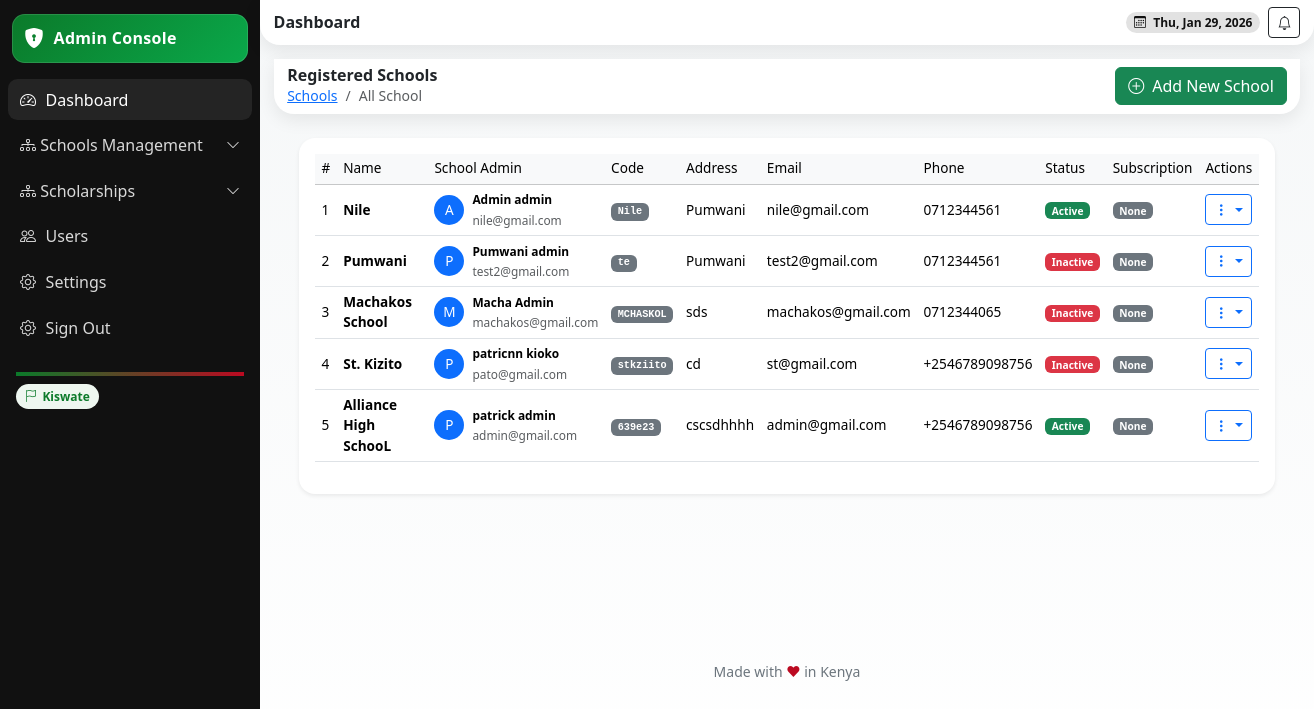
The page /school-list/ (signed in) on the database its author committed.
### school/models.py (models this page shows, shortened)
class School(models.Model):
    name = models.CharField(max_length=255)
    school_admin = models.OneToOneField(User, on_delete=models.CASCADE, related_name='school_admin_profile')
    code = models.CharField(max_length=50, unique=True)
    address = models.TextField(blank=True)
    contact_email = models.EmailField()
    contact_phone = models.CharField(max_length=15)
    county = models.ForeignKey(County, on_delete=models.SET_NULL, null=True, blank=True)
    city = models.ForeignKey(City, on_delete=models.SET_NULL, null=True, blank=True)
    constituency = models.ForeignKey(Constituency, on_delete=models.SET_NULL, null=True, blank=True)
    sub_county = models.ForeignKey(SubCounty, on_delete=models.SET_NULL, null=True, blank=True)
    ward = models.ForeignKey(Ward, on_delete=models.SET_NULL, null=True, blank=True)
    created_at = models.DateTimeField(auto_now_add=True)
    is_active = models.BooleanField(default=True)

### userauths/models.py (models this page shows, shortened)
class User(AbstractUser):
    COUNTRY_CURRENCY_MAP = {
        'KENYA': 'KES',
        'UGANDA': 'UGX',
    }
    username = None  # Disable username field
    phone_number = models.CharField(max_length=15, unique=True)
    country = models.CharField(max_length=15,blank=True, null=True)
    email = models.EmailField(unique=True)
    first_name = models.CharField(max_length=50)
    last_name = models.CharField(max_length=50)
    is_staff = models.BooleanField(default=False)
    is_superuser = models.BooleanField(default=False)
    is_admin = models.BooleanField(default=False)
    school_staff = models.BooleanField(default=False)
    is_student = models.BooleanField(default=False)
    is_teacher = models.BooleanField(default=False)
    is_parent = models.BooleanField(default=False)
    is_active = models.BooleanField(default=True)
    is_verified = models.BooleanField(default=False)
    created_at = models.DateTimeField(auto_now_add=True)
    updated_at = models.DateTimeField(auto_now=True)
    objects = CustomUserManager()
    USERNAME_FIELD = 'email'  # Use email as the username field
    REQUIRED_FIELDS = ['first_name', 'last_name', 'phone_number']  # Required fields for createsuperuser
    class Meta:
        ordering = ['-created_at']

### kiswate_digital_app/views.py (the view, shortened to what this page needs)
# urls.py: path("school-list/", views.school_list, name="school_list"),
@login_required
def school_list(request):
    if not request.user.is_superuser:
        messages.error(request, "Access denied: Superuser privileges required.")
        return redirect('dashboard')
    if request.method == 'POST':
        form = SchoolCreationForm(request.POST)
        if form.is_valid():
            school, password = form.save()
            messages.success(
                request,
                f'Successfully created school "{school.name}" ({school.code}). '
                f'Admin: {school.school_admin.get_full_name()}. '
                f'Temporary password: <strong>{password}</strong>. '
                f'Email sent: {"Yes" if form.cleaned_data["send_email"] else "No"}.'
            )
            logger.info(f"Created school {school.code} by superuser {request.user.email}.")
            return redirect('kiswate_digital_app:school_list')
        else:
            messages.error(request, "Please correct the form errors below.")
    else:
        form = SchoolCreationForm()
    counties = County.objects.all().order_by('name')
    cities = City.objects.all().order_by('name')
    constituencies = Constituency.objects.all().order_by('name')
    sub_counties = SubCounty.objects.all().order_by('name')
    wards = Ward.objects.all().order_by('name')
    query = request.GET.get('q', '')
    schools = School.objects.all().order_by('-created_at')
    context = {
        'schools': schools,
        'counties': counties,
        'cities': cities,
        'constituencies': constituencies,
        'sub_counties': sub_counties,
        'wards': wards,
        'form': form,
        'query': query,
    }
    return render(request, "Dashboard/school_list.html", context)

### templates/Dashboard/school_list.html (shortened to what this page needs)
{% extends 'Dashboard/admindash-base.html' %}
{% block content %}
<header class="header d-flex align-items-center justify-content-between">
    <div class="d-flex align-items-center gap-2">
        <div>
            <h6 class="m-0 fw-bold">Registered Schools</h6>
            <nav aria-label="breadcrumb" class="small">
                <ol class="breadcrumb mb-0">
                    <li class="breadcrumb-item">
                        <a href="{% url 'kiswate_digital_app:school_list' %}">Schools</a>
                    </li>
                    <li class="breadcrumb-item active">All School</li>
                </ol>
            </nav>
        </div>
    </div>
    <button class="btn btn-success" data-bs-toggle="modal" data-bs-target="#createSchoolModal">
        <i class="bi bi-plus-circle me-2"></i>Add New School
    </button>
</header>
<section class="content container-fluid py-4">
<div class="container">
    <div class="card shadow-sm border-0 rounded-4">
    <div class="card-body">
    <div class="table-responsive">
    <table class="table table-hover align-middle">
        <thead class="table-light">
        <tr>
            <th>#</th>
            <th>Name</th>
            <th>School Admin</th>
            <th>Code</th>
            <th>Address</th>
            <th>Email</th>
            <th>Phone</th>
            <th>Status</th>
            <th>Subscription</th>
            <th class="text-center">Actions</th>
        </tr>
        </thead>
        <tbody>
        {% for school in schools %}
        <tr>
            <td>{{ forloop.counter }}</td>
            <td><strong>{{ school.name }}</strong></td>
            <td>
                <div class="d-flex align-items-center">
                    {% if school.school_admin.profile_picture %}
                    <img src="{{ school.school_admin.profile_picture.url }}" width="30" height="30"
                         class="rounded-circle me-2">
                    {% else %}
                    <span class="rounded-circle bg-primary text-white d-flex align-items-center
                                 justify-content-center me-2"
                          style="width:30px; height:30px;">
                        {{ school.school_admin.get_full_name.0|upper }}
                    </span>
                    {% endif %}
                    <div>
                        <small class="fw-bold">{{ school.school_admin.get_full_name }}</small><br>
                        <small class="text-muted">{{ school.school_admin.email }}</small>
                    </div>
                </div>
            </td>
            <td><code class="badge bg-secondary">{{ school.code }}</code></td>
            <td>{{ school.address|truncatewords:6 }}</td>
            <td>{{ school.contact_email }}</td>
            <td>{{ school.contact_phone }}</td>
            <td>
                {% if school.is_active %}
                    <span class="badge bg-success">Active</span>
                {% else %}
                    <span class="badge bg-danger">Inactive</span>
                {% endif %}
            </td>
            <td>
                {% if school.platform_subscription %}
                <span class="badge bg-info">
                    {{ school.platform_subscription.plan.name }}
                    ({{ school.platform_subscription.get_status_display }})
                </span>
                {% else %}
                <span class="badge bg-secondary">None</span>
                {% endif %}
            </td>
            <td class="text-center">
                <div class="btn-group btn-group-sm">
                    <button class="btn btn-outline-primary dropdown-toggle" data-bs-toggle="dropdown">
                        <i class="bi bi-three-dots-vertical"></i>
                    </button>
                </div>
            </td>
        </tr>
        {% empty %}
        <tr>
            <td colspan="10" class="text-center py-5 text-muted">No schools registered.</td>
        </tr>
        {% endfor %}
        </tbody>
    </table>
    </div>
    </div>
    </div>
</div>
</section>
{% endblock %}

### templates/Dashboard/admindash-base.html (style rules this page uses)
:root { --kenya-green: #0b7a2a; --kenya-red: #bb0a21; --kenya-black: #111111; --kenya-white: #ffffff; --kenya-grey: #f5f7f8; --radius-xl: 1.25rem; --shadow-soft: 0 6px 18px rgba(0,0,0,.08); --space-compact: .5rem; }
html, body { height: 100%; }
body { background: linear-gradient(180deg, var(--kenya-grey), #fff); }
.header { background: #fff; box-shadow: var(--shadow-soft); border-radius: 0 0 var(--radius-xl) var(--radius-xl); padding: .45rem .85rem; position: sticky; top: 0; z-index: 10; }
.content { padding: .85rem; }
.table { font-size: 0.85rem; }
.table td, .table th { padding: 0.3rem 0.4rem; vertical-align: middle; }
.table thead th { font-weight: 500; background-color: #f8f9fa; }

### rows shown on the page
School: name "Nile", school_admin.get_full_name.0 "A", school_admin.get_full_name "Admin admin", school_admin.email "nile@gmail.com", code "Nile", address "Pumwani", contact_email "nile@gmail.com", contact_phone "0712344561", is_active "Active", shows "None"
School: name "Pumwani", school_admin.get_full_name.0 "P", school_admin.get_full_name "Pumwani admin", school_admin.email "test2@gmail.com", code "te", address "Pumwani", contact_email "test2@gmail.com", contact_phone "0712344561", is_active "Inactive", shows "None"
School: name "Machakos School", school_admin.get_full_name.0 "M", school_admin.get_full_name "Macha Admin", school_admin.email "machakos@gmail.com", code "MCHASKOL", address "sds", contact_email "machakos@gmail.com", contact_phone "0712344065", is_active "Inactive", shows "None"
School: name "St. Kizito", school_admin.get_full_name.0 "P", school_admin.get_full_name "patricnn kioko", school_admin.email "pato@gmail.com", code "stkziito", address "cd", contact_email "st@gmail.com", contact_phone "+2546789098756", is_active "Inactive", shows "None"
School: name "Alliance High SchooL", school_admin.get_full_name.0 "P", school_admin.get_full_name "patrick admin", school_admin.email "admin@gmail.com", code "639e23", address "cscsdhhhh", contact_email "admin@gmail.com", contact_phone "+2546789098756", is_active "Active", shows "None"
